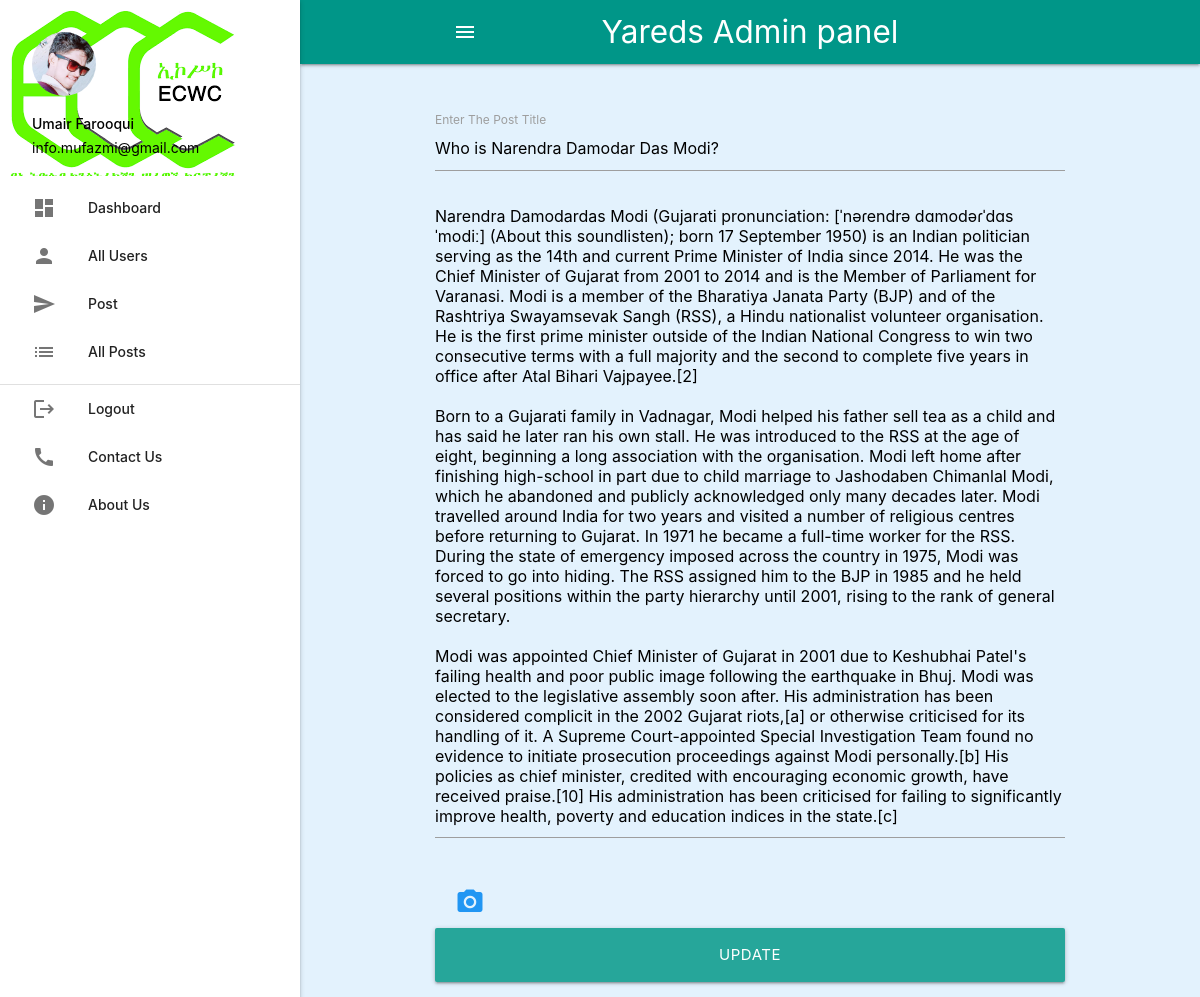
The page /admin/post.php?edit=61 (signed in) on the database its author committed.
### tables this page shows
CREATE TABLE `posts` (
  `postId` int(11) NOT NULL,
  `postTitle` varchar(200) NOT NULL,
  `postContent` varchar(9999) NOT NULL,
  `postImage` varchar(200) NOT NULL,
  `postTimestamp` timestamp NOT NULL DEFAULT current_timestamp() ON UPDATE current_timestamp()
);

CREATE TABLE `users` (
  `userId` int(11) NOT NULL,
  `userName` varchar(200) NOT NULL,
  `userEmail` varchar(200) NOT NULL,
  `userBio` varchar(200) NOT NULL,
  `userPassword` varchar(200) NOT NULL,
  `userImage` varchar(200) NOT NULL,
  `timestamp` timestamp NOT NULL DEFAULT current_timestamp() ON UPDATE current_timestamp()
);

### admin/include/Functions.php (called while the page is built, shortened)
<?php
	class Functions
	{
		private $con;
		function __construct()
		{
			require_once('DbCon.php');
			$db = new Dbcon;
			$this->con = $db->connect();
		}
		function getUser()
		{
			$userId = $_SESSION['userId'];
			$query = "SELECT userId,userName,userEmail,userBio,userImage FROM users WHERE userId=?";
			$stmt = $this->con->prepare($query);
			$stmt->bind_param("s",$userId);
			$stmt->execute();
			$stmt->bind_result($userId,$userName,$userEmail,$userBio,$userImage);
			$user['userId'] = $userId;
			$user['userName'] = $userName;
			$user['userEmail'] = $userEmail;
			$user['userBio'] = $userBio;
			$user['userImage'] = $userImage;
			$users = json_encode($user);
			$users = json_decode($users);
			return $users;
		}
		function getPostByPostId($postId)
		{
			$posts = array();
			$query = "SELECT * FROM posts WHERE postId=?";
			$stmt = $this->con->prepare($query);
			$stmt->bind_param("s",$postId);
			$stmt->execute();
			$stmt->bind_result($postId,$postTitle,$postContent,$postImage,$postTimestamp);
			$posts['postId'] =			$postId;
			$posts['postTitle'] =		$postTitle;
			$posts['postContent'] =		$postContent;
			$posts['postImage'] =		$postImage;
			$posts['postTimestamp']	=	$postTimestamp;
			$result = json_encode($posts);
			$result = json_decode($result);
			return $result;
		}
	}
	?>

### admin/include/DbCon.php (called while the page is built, shortened)
<?php
class DbCon
{
    function Connect()
    {
        $this->con = new mysqli("localhost","root","","blog");
        return $this->con;
    }
}

### admin/post.php (the view, shortened to what this page needs)
<?php require_once('include/header.php'); ?>
<?php
    if(isset($_GET['edit']))
    {
        $editPostId =  $_GET['edit'];
        $mFeeds = $func->getPostByPostId($editPostId);
    }
?>
    <body class=" blue lighten-5 mufazmi" >
        <nav class="teal">
            <div class="container">
                <div class="nav-wrapper">
                    <a href="#" class="brand-logo center">Yareds Admin panel</a>
                    <a href="#" class="sidenav-trigger show-on-large" data-target="slide-out"><i class="material-icons">menu</i></a>
                </div>
            </div>
        </nav>
        <form action="" method="post" enctype="multipart/form-data">
          <div class="container"> <br><br>
            <div class="input-field">
              <input type="text" value="<?php if(isset($_GET['edit'])){ echo $mFeeds->postTitle;}?>" name="postTitle" id="postTitle">
              <label for="postTitle">Enter The Post Title</label>
            </div>
            <div class="input-field">
              <textarea id="" cols="30" rows="10" name="postContent" class="materialize-textarea" placeholder="Enter Your Post's Contents.." style="height: 300px; "><?php if(isset($_GET['edit'])){ echo $mFeeds->postContent; }?></textarea>
            </div>
            <div class="input-field">
                <label for="postImage"><i class="material-icons prefix left blue-text" style="font-size: 30px; padding-left: 20px;">camera_alt</i></label>
                <br> <br>
            </div>
            <div class="input-field">
              <input type="submit" name="<?php if(isset($_GET['edit'])){ echo "update"; } else { echo "post"; }?>" value="<?php if(isset($_GET['edit'])){ echo "update"; } else { echo "post"; }?>" id="post" class="btn btn-large" style="width: 100% ;">
            </div>
          </div>
        </form>
        <?php require_once('include/sidenav.php'); ?>
        <?php require_once('include/footer.php'); ?>

### admin/include/sidenav.php
<ul class="sidenav sidenav-fixed" id="slide-out">
            <li>
                <div class="user-view">
                    <div class="background">
                        <img src="img/adecwc12.png" class="responsive-img" alt="">
                    </div>
                    <a href="">
                        <img src="img/<?php echo $mUser->userImage  ; ?>" class="circle responsive-img" alt="">
                    </a>
                    <span class="name black-text"><?php echo $mUser->userName; ?></span>
                    <span class="email black-text"><?php echo $mUser->userEmail; ?></span>
                </div>
            </li>
            <li>
                <a href="dashboard.php">
                    <i class="material-icons">dashboard</i>Dashboard
                </a>
            </li>
            <li>
                <a href="users.php">
                    <i class="material-icons">person</i>All Users
                </a>
            </li>
            <li>
                <a href="post.php">
                    <i class="material-icons">send</i>Post
                </a>
            </li>
            <li>
                <a href="allposts.php">
                    <i class="material-icons">list</i>All Posts
                </a>
            </li>
            <div class="divider"></div>
            <li><a href="logout"><i class="material-icons">logout</i>Logout</a></li>
            <li><a href=""><i class="material-icons">call</i>Contact Us</a></li>
            <li><a href="about"><i class="material-icons">info</i>About Us</a></li>
        </ul>

### admin/include/header.php (style rules this page uses)
header, .mufazmi, footer { padding-left: 300px; }

### rows shown on the page
posts: postTitle "Who is Narendra Damodar Das Modi?", postContent "Narendra Damodardas Modi (Gujarati pronunciation: [ˈnəɾendrə dɑmodəɾˈdɑs ˈmodiː] (About this soundlisten); born 17 September 1950) is an Indian politician serving as the 14th and current Prime Minister of India since 2014. He was the Chief Minister of Gujarat from 2001 to 2014 and is the Member of Parliament for Varanasi. Modi is a member of the Bharatiya Janata Party (BJP) and of the Rashtriya Swayamsevak Sangh (RSS), a Hindu nationalist volunteer organisation. He is the first prime minister outside of the Indian National Congress to win two consecutive terms with a full majority and the second to complete five years in office after Atal Bihari Vajpayee.[2] Born to a Gujarati family in…"
users: userImage (picture), userName "Umair Farooqui", userEmail "info.mufazmi@gmail.com"
